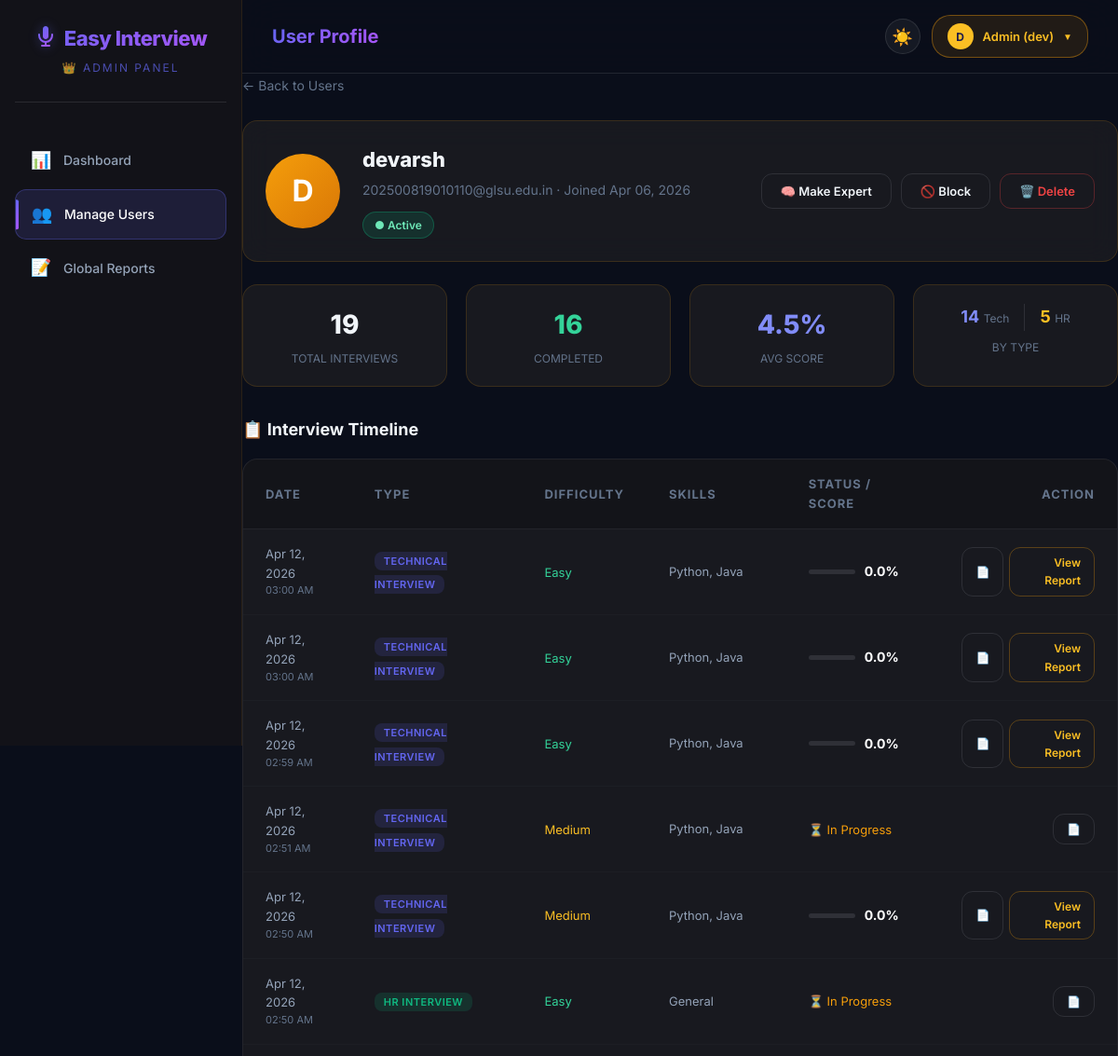
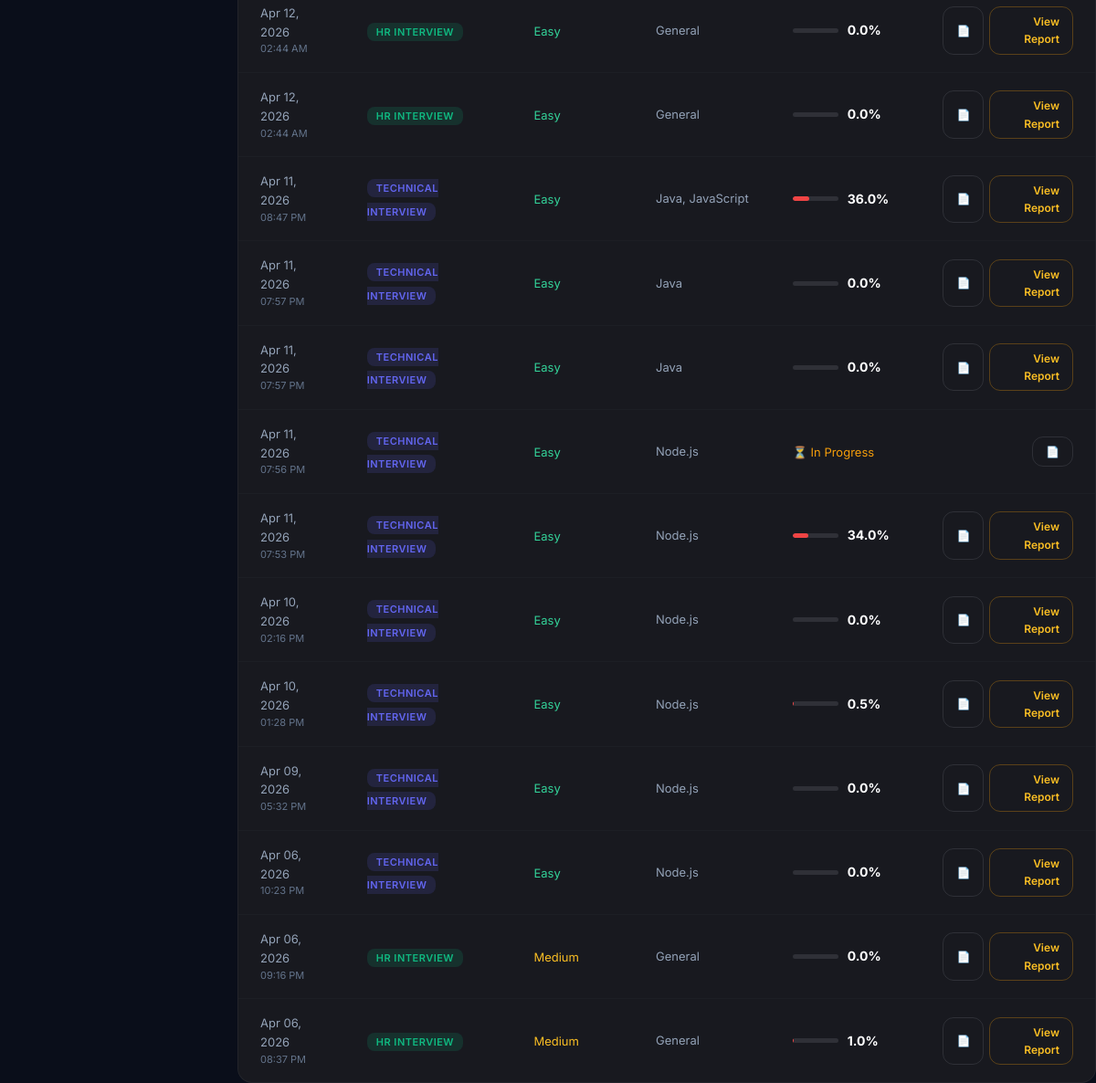
Page /view-user/1/ (signed in) on the committed database (2 pictures, top to bottom).
### myapp/models.py (models this page shows, shortened)
class User(AbstractUser):
    profile_photo = models.ImageField(upload_to='profile_photos/', null=True, blank=True)
    is_expert = models.BooleanField(default=False)

class Interview(models.Model):
    INTERVIEW_TYPE_CHOICES = [
        ('hr', 'HR Interview'),
        ('technical', 'Technical Interview'),
    ]
    DIFFICULTY_CHOICES = [
        ('easy', 'Easy'),
        ('medium', 'Medium'),
        ('hard', 'Hard'),
    ]
    SKILL_CHOICES = [
        ('python', 'Python'),
        ('java', 'Java'),
        ('javascript', 'JavaScript'),
        ('cpp', 'C++'),
        ('csharp', 'C#'),
        ('sql', 'SQL'),
        ('react', 'React'),
        ('django', 'Django'),
        ('nodejs', 'Node.js'),
        ('html_css', 'HTML/CSS'),
        ('machine_learning', 'Machine Learning'),
        ('data_science', 'Data Science'),
        ('general', 'General'),
    ]
    user = models.ForeignKey(settings.AUTH_USER_MODEL, on_delete=models.CASCADE)
    interview_type = models.CharField(max_length=20, choices=INTERVIEW_TYPE_CHOICES)
    skills = models.CharField(max_length=255, default='general', help_text="Comma-separated skills")
    difficulty_level = models.CharField(max_length=20, choices=DIFFICULTY_CHOICES, default='medium')
    resume = models.FileField(upload_to='resumes/', null=True, blank=True)
    total_score = models.FloatField(default=0)
    max_score = models.FloatField(default=50)
    overall_feedback = models.TextField(blank=True, null=True)
    strengths = models.TextField(blank=True, null=True)
    areas_of_improvement = models.TextField(blank=True, null=True)
    ai_summary = models.TextField(blank=True, null=True)
    created_at = models.DateTimeField(auto_now_add=True)
    started_at = models.DateTimeField(null=True, blank=True)  # === TIMER PERSISTENCE ===
    completed_at = models.DateTimeField(null=True, blank=True)
    is_completed = models.BooleanField(default=False)
    @property
    def score_percentage(self):
        if self.max_score > 0:
            return round((self.total_score / self.max_score) * 100, 1)
        return 0
    @property
    def skills_list(self):
        return [s.strip() for s in self.skills.split(',') if s.strip()]
    @property
    def skills_display(self):
        skill_map = dict(self.SKILL_CHOICES)
        return ', '.join(skill_map.get(s, s) for s in self.skills_list)

### myapp/views.py (the view)
# urls.py: path('view-user/<int:id>/', views.view_user, name='view_user'),
def view_user(request, id):
    if not request.user.is_staff:
        return redirect("home")
    user = get_object_or_404(User, id=id)
    interviews = Interview.objects.filter(user=user).order_by('-created_at')
    completed = interviews.filter(is_completed=True)
    total_interviews = interviews.count()
    completed_count = completed.count()
    technical_count = interviews.filter(interview_type='technical').count()
    hr_count = interviews.filter(interview_type='hr').count()
    avg_score = 0
    if completed_count > 0:
        scores = []
        for iv in completed:
            if iv.max_score > 0:
                scores.append(round((iv.total_score / iv.max_score) * 100, 1))
        avg_score = round(sum(scores) / len(scores), 1) if scores else 0
    return render(request, "admin/view_user.html", {
        "user_obj": user,
        "interviews": interviews,
        "total_interviews": total_interviews,
        "completed_count": completed_count,
        "technical_count": technical_count,
        "hr_count": hr_count,
        "avg_score": avg_score,
    })

### myapp/templates/admin/view_user.html (shortened to what this page needs)
{% extends 'admin/admin_base.html' %}
{% block nav_users %}active{% endblock %}
{% block page_title %}<span>User Profile</span>{% endblock %}
{% block content %}
<div class="animate-in" style="margin-bottom: 24px;">
    <a href="{% url 'manage_users' %}" style="color: var(--text-muted); text-decoration: none; font-size: 14px; display: inline-flex; align-items: center; gap: 6px;">← Back to Users</a>
</div>
<div class="admin-card animate-in delay-1" style="margin-bottom: 24px;">
    <div style="display: flex; align-items: center; gap: 24px; flex-wrap: wrap;">
        <div style="width: 80px; height: 80px; border-radius: 50%; background: linear-gradient(135deg, #f59e0b, #d97706); color: white; display: flex; align-items: center; justify-content: center; font-weight: 700; font-size: 32px; flex-shrink: 0;">
            {{ user_obj.username|make_list|first|upper }}
        </div>
        <div style="flex: 1;">
            <h2 style="font-size: 22px; font-weight: 800; margin-bottom: 4px;">{{ user_obj.username }}</h2>
            <div style="color: var(--text-muted); font-size: 14px; margin-bottom: 12px;">
                {{ user_obj.email|default:"No email provided" }} · Joined {{ user_obj.date_joined|date:"M d, Y" }}
            </div>
            <div style="display: flex; gap: 8px; flex-wrap: wrap;">
                {% if user_obj.is_superuser or user_obj.is_staff %}
                    <span class="badge-admin">👑 Staff</span>
                {% elif user_obj.is_active %}
                    <span class="badge-active">● Active</span>
                {% else %}
                    <span class="badge-blocked">🚫 Blocked</span>
                {% endif %}
            </div>
        </div>
        <div style="display: flex; gap: 10px; flex-wrap: wrap;">
            {% if not user_obj.is_superuser %}
                <form method="POST" action="{% url 'toggle_expert' user_obj.id %}" style="display:inline;">
                    <button type="submit" class="btn-outline-glass" style="padding: 10px 20px; font-size: 13px; " onclick="return confirm('Toggle expert status?');">
                        {% if user_obj.is_expert %}🧠 Remove Expert{% else %}🧠 Make Expert{% endif %}
                    </button>
                </form>
                <form method="POST" action="{% url 'block_user' user_obj.id %}" style="display:inline;">
                    <button type="submit" class="btn-outline-glass" style="padding: 10px 20px; font-size: 13px;" onclick="return confirm('Change status?');">
                        {% if user_obj.is_active %}🚫 Block{% else %}✅ Unblock{% endif %}
                    </button>
                </form>
                <form method="POST" action="{% url 'delete_user' user_obj.id %}" style="display:inline;">
                    <button type="submit" class="btn-outline-glass" style="padding: 10px 20px; font-size: 13px; color: #ef4444; border-color: rgba(239, 68, 68, 0.3);" onclick="return confirm('Delete permanently?');">🗑️ Delete</button>
                </form>
            {% endif %}
        </div>
    </div>
</div>
<div class="stats-grid animate-in delay-2" style="grid-template-columns: repeat(4, 1fr); margin-bottom: 32px;">
    <div class="admin-card" style="text-align: center; padding: 20px;">
        <div style="font-size: 28px; font-weight: 800; color: var(--text-primary);">{{ total_interviews }}</div>
        <div style="font-size: 12px; color: var(--text-muted); text-transform: uppercase; margin-top: 4px;">Total Interviews</div>
    </div>
    <div class="admin-card" style="text-align: center; padding: 20px;">
        <div style="font-size: 28px; font-weight: 800; color: #34d399;">{{ completed_count }}</div>
        <div style="font-size: 12px; color: var(--text-muted); text-transform: uppercase; margin-top: 4px;">Completed</div>
    </div>
    <div class="admin-card" style="text-align: center; padding: 20px;">
        <div style="font-size: 28px; font-weight: 800; color: #818cf8;">{{ avg_score }}%</div>
        <div style="font-size: 12px; color: var(--text-muted); text-transform: uppercase; margin-top: 4px;">Avg Score</div>
    </div>
    <div class="admin-card" style="text-align: center; padding: 20px;">
        <div style="display: flex; justify-content: center; gap: 16px;">
            <div>
                <span style="font-size: 18px; font-weight: 700; color: #818cf8;">{{ technical_count }}</span>
                <span style="font-size: 12px; color: var(--text-muted);"> Tech</span>
            </div>
            <div>
                <span style="font-size: 18px; font-weight: 700; color: #fbbf24;">{{ hr_count }}</span>
                <span style="font-size: 12px; color: var(--text-muted);"> HR</span>
            </div>
        </div>
        <div style="font-size: 12px; color: var(--text-muted); text-transform: uppercase; margin-top: 8px;">By Type</div>
    </div>
</div>
<div class="animate-in delay-3">
    <h3 style="font-size: 18px; font-weight: 700; margin-bottom: 16px;">📋 Interview Timeline</h3>
    {% if interviews %}
    <div class="admin-table-container">
        <table class="admin-table">
            <thead>
                <tr>
                    <th>Date</th>
                    <th>Type</th>
                    <th>Difficulty</th>
                    <th>Skills</th>
                    <th>Status / Score</th>
                    <th style="text-align: right;">Action</th>
                </tr>
            </thead>
            <tbody>
                {% for iv in interviews %}
                <tr>
                    <td style="color: var(--text-secondary); font-size: 13px;">
                        {{ iv.created_at|date:"M d, Y" }}
                        <div style="color: var(--text-muted); font-size: 11px;">{{ iv.created_at|date:"h:i A" }}</div>
                    </td>
                    <td>
                        <span class="history-type {% if iv.interview_type == 'technical' %}type-technical{% else %}type-hr{% endif %}" style="margin: 0; padding: 3px 10px; font-size: 11px;">
                            {{ iv.get_interview_type_display }}
                        </span>
                    </td>
                    <td>
                        <span style="font-size: 13px; color: {% if iv.difficulty_level == 'easy' %}#34d399{% elif iv.difficulty_level == 'hard' %}#ef4444{% else %}#fbbf24{% endif %};">
                            {{ iv.get_difficulty_level_display }}
                        </span>
                    </td>
                    <td style="max-width: 160px; white-space: nowrap; overflow: hidden; text-overflow: ellipsis; color: var(--text-secondary); font-size: 13px;" title="{{ iv.skills_display }}">
                        {{ iv.skills_display }}
                    </td>
                    <td>
                        {% if iv.is_completed %}
                            <div style="display: flex; align-items: center; gap: 10px;">
                                <div style="width: 50px; height: 5px; background: rgba(255,255,255,0.1); border-radius: 3px; overflow: hidden;">
                                    <div style="height: 100%; width: {{ iv.score_percentage }}%; background: {% if iv.score_percentage >= 70 %}#34d399{% elif iv.score_percentage >= 40 %}#fbbf24{% else %}#ef4444{% endif %}; border-radius: 3px;"></div>
                                </div>
                                <span style="font-weight: 700; color: white; font-size: 14px;">{{ iv.score_percentage }}%</span>
                            </div>
                        {% else %}
                            <span style="color: #f59e0b; font-size: 13px;">⏳ In Progress</span>
                        {% endif %}
                    </td>
                    <td style="text-align: right;">
                        <div style="display: flex; gap: 6px; justify-content: flex-end;">
                            {% if iv.resume %}
                                <a href="{% url 'admin_view_resume' iv.id %}" class="btn-outline-glass" style="padding: 6px 14px; font-size: 12px;" target="_blank" title="View Resume">📄</a>
                            {% endif %}
                            {% if iv.is_completed %}
                                <a href="{% url 'result' iv.id %}" class="btn-outline-glass" style="padding: 6px 14px; font-size: 12px; border-color: rgba(245, 158, 11, 0.3); color: #fbbf24;">View Report</a>
                            {% endif %}
                        </div>
                    </td>
                </tr>
                {% endfor %}
            </tbody>
        </table>
    </div>
    {% else %}
    <div class="admin-card" style="text-align: center; padding: 40px; color: var(--text-muted);">
        This user has not started any interviews yet.
    </div>
    {% endif %}
</div>
{% endblock %}

### myapp/templates/admin/admin_base.html (shortened to what this page needs)
{% load static %}
<!DOCTYPE html>
<html lang="en">
<head>
    <link rel="stylesheet" href="{% static 'css/style.css' %}?v=30">
</head>
<body class="admin-body">
<div id="wrapper">
    <div class="sidebar admin-sidebar">
        <div class="sidebar-logo">
            <h2 style="color: #6366f1; display: flex; align-items: center; justify-content: center; gap: 8px;">
                Easy Interview
            </h2>
            <span style="color: rgba(99, 102, 241, 0.7);">👑 Admin Panel</span>
        </div>
        <div class="sidebar-nav">
            <a href="{% url 'admin_dashboard' %}" class="nav-link {% block nav_dashboard %}{% endblock %}">
                <span class="nav-icon">📊</span> Dashboard
            </a>
            <a href="{% url 'manage_users' %}" class="nav-link {% block nav_users %}{% endblock %}">
                <span class="nav-icon">👥</span> Manage Users
            </a>
            <a href="{% url 'admin_reports' %}" class="nav-link {% block nav_reports %}{% endblock %}">
                <span class="nav-icon">📝</span> Global Reports
            </a>
        </div>
        <div style="margin-top: auto; padding: 20px;">
        </div>
    </div>
    <div class="page-content">
        <div class="topbar">
            <div style="display: flex; align-items: center; gap: 12px;">
                <div class="topbar-title">
                    {% block page_title %}<span>Admin Dashboard</span>{% endblock %}
                </div>
            </div>
            <div style="display: flex; align-items: center; gap: 12px;">
                <button id="theme-toggle-admin" class="btn-outline-glass" style="padding: 0; width: 38px; height: 38px; border-radius: 50%; font-size: 18px; display: flex; align-items: center; justify-content: center; cursor: pointer; background: var(--bg-glass); border-color: var(--border-glass);">
                </button>
                <div class="profile-dropdown">
                    <button class="profile-btn" style="border-color: rgba(245, 158, 11, 0.4); background: rgba(245, 158, 11, 0.1);">
                        <div class="profile-avatar" style="width: 28px; height: 28px; background: #fbbf24; color: #1e1b4b; font-size: 12px; margin: 0;">
                            {{ request.user.username|make_list|first|upper }}
                        </div>
                        <span style="font-size: 13px; font-weight: 600; color: #fbbf24;">Admin ({{ request.user.username }})</span>
                        <span style="font-size: 10px; color: #fbbf24;">▼</span>
                    </button>
                </div>
            </div>
        </div>
        <div class="content-wrapper">
            {% block content %}{% endblock %}
        </div>
    </div>
</div>
</body>
</html>

### rows in the picture
User: user.username|make_list "D", user.username "dev"
User: username|make_list "D", username "devarsh", email "202500819010110@glsu.edu.in", date_joined "Apr 06, 2026"
Interview: created_at "Apr 12, 2026", created_at "03:00 AM", interview_type "TECHNICAL INTERVIEW", difficulty_level "Easy", skills_display "Python, Java", score_percentage "0.0", is_completed "View Report"
Interview: created_at "Apr 12, 2026", created_at "03:00 AM", interview_type "TECHNICAL INTERVIEW", difficulty_level "Easy", skills_display "Python, Java", score_percentage "0.0", is_completed "View Report"
Interview: created_at "Apr 12, 2026", created_at "02:59 AM", interview_type "TECHNICAL INTERVIEW", difficulty_level "Easy", skills_display "Python, Java", score_percentage "0.0", is_completed "View Report"
Interview: created_at "Apr 12, 2026", created_at "02:51 AM", interview_type "TECHNICAL INTERVIEW", difficulty_level "Medium", skills_display "Python, Java", is_completed "⏳ In Progress"
Interview: created_at "Apr 12, 2026", created_at "02:50 AM", interview_type "TECHNICAL INTERVIEW", difficulty_level "Medium", skills_display "Python, Java", score_percentage "0.0", is_completed "View Report"
Interview: created_at "Apr 12, 2026", created_at "02:50 AM", interview_type "HR INTERVIEW", difficulty_level "Easy", skills_display "General", is_completed "⏳ In Progress"
Interview: created_at "Apr 12, 2026", created_at "02:44 AM", interview_type "HR INTERVIEW", difficulty_level "Easy", skills_display "General", score_percentage "0.0", is_completed "View Report"
Interview: created_at "Apr 12, 2026", created_at "02:44 AM", interview_type "HR INTERVIEW", difficulty_level "Easy", skills_display "General", score_percentage "0.0", is_completed "View Report"
Interview: created_at "Apr 11, 2026", created_at "08:47 PM", interview_type "TECHNICAL INTERVIEW", difficulty_level "Easy", skills_display "Java, JavaScript", score_percentage "36.0", is_completed "View Report"
Interview: created_at "Apr 11, 2026", created_at "07:57 PM", interview_type "TECHNICAL INTERVIEW", difficulty_level "Easy", skills_display "Java", score_percentage "0.0", is_completed "View Report"
Interview: created_at "Apr 11, 2026", created_at "07:57 PM", interview_type "TECHNICAL INTERVIEW", difficulty_level "Easy", skills_display "Java", score_percentage "0.0", is_completed "View Report"
Interview: created_at "Apr 11, 2026", created_at "07:56 PM", interview_type "TECHNICAL INTERVIEW", difficulty_level "Easy", skills_display "Node.js", is_completed "⏳ In Progress"
Interview: created_at "Apr 11, 2026", created_at "07:53 PM", interview_type "TECHNICAL INTERVIEW", difficulty_level "Easy", skills_display "Node.js", score_percentage "34.0", is_completed "View Report"
Interview: created_at "Apr 10, 2026", created_at "02:16 PM", interview_type "TECHNICAL INTERVIEW", difficulty_level "Easy", skills_display "Node.js", score_percentage "0.0", is_completed "View Report"
Interview: created_at "Apr 10, 2026", created_at "01:28 PM", interview_type "TECHNICAL INTERVIEW", difficulty_level "Easy", skills_display "Node.js", score_percentage "0.5", is_completed "View Report"
Interview: created_at "Apr 09, 2026", created_at "05:32 PM", interview_type "TECHNICAL INTERVIEW", difficulty_level "Easy", skills_display "Node.js", score_percentage "0.0", is_completed "View Report"
Interview: created_at "Apr 06, 2026", created_at "10:23 PM", interview_type "TECHNICAL INTERVIEW", difficulty_level "Easy", skills_display "Node.js", score_percentage "0.0", is_completed "View Report"
Interview: created_at "Apr 06, 2026", created_at "09:16 PM", interview_type "HR INTERVIEW", difficulty_level "Medium", skills_display "General", score_percentage "0.0", is_completed "View Report"
Interview: created_at "Apr 06, 2026", created_at "08:37 PM", interview_type "HR INTERVIEW", difficulty_level "Medium", skills_display "General", score_percentage "1.0", is_completed "View Report"

### other values in the picture
{{ total_interviews }} "19"
{{ completed_count }} "16"
{{ avg_score }} "4.5"
{{ technical_count }} "14"
{{ hr_count }} "5"
